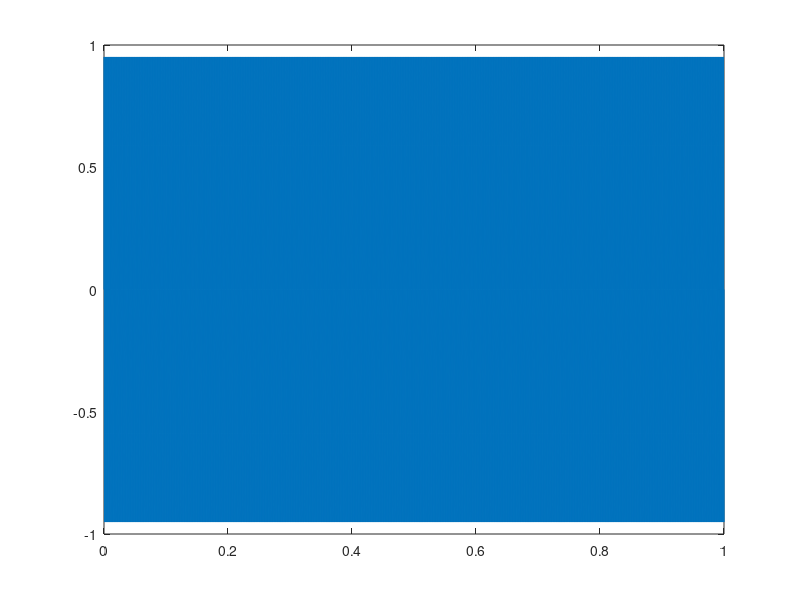
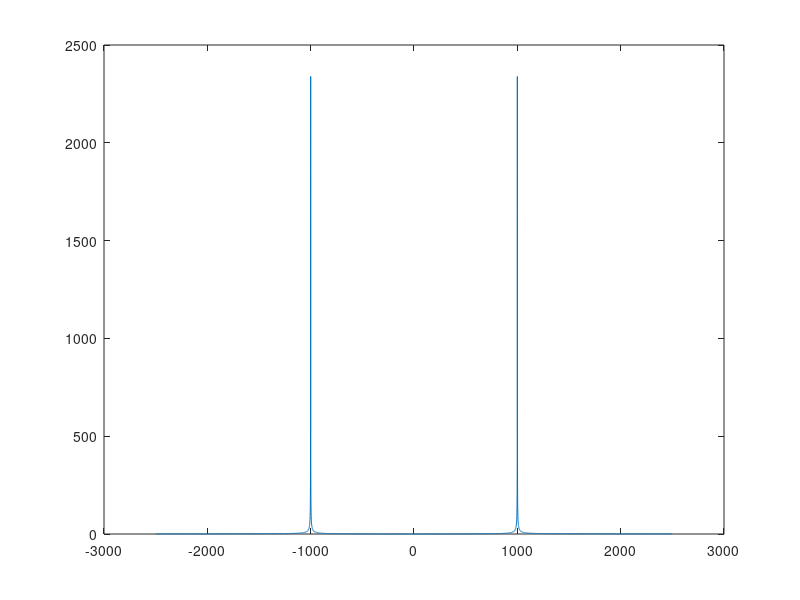
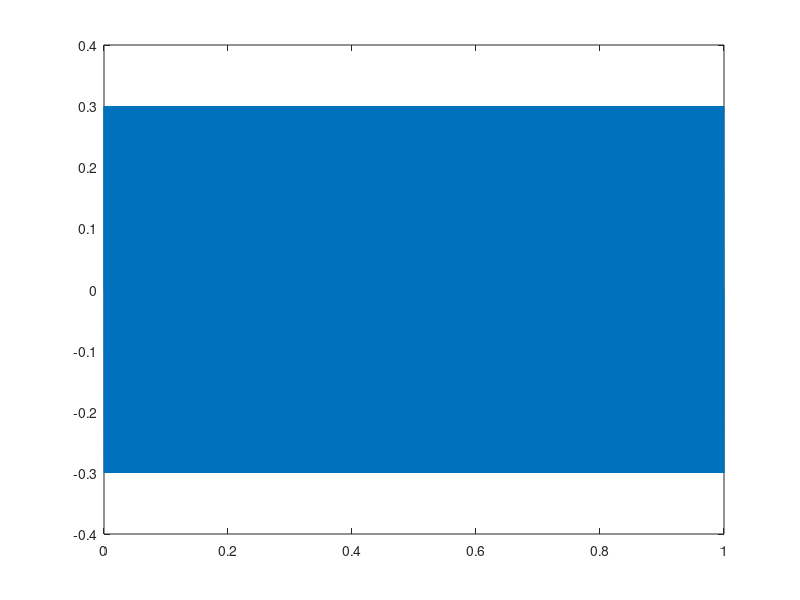
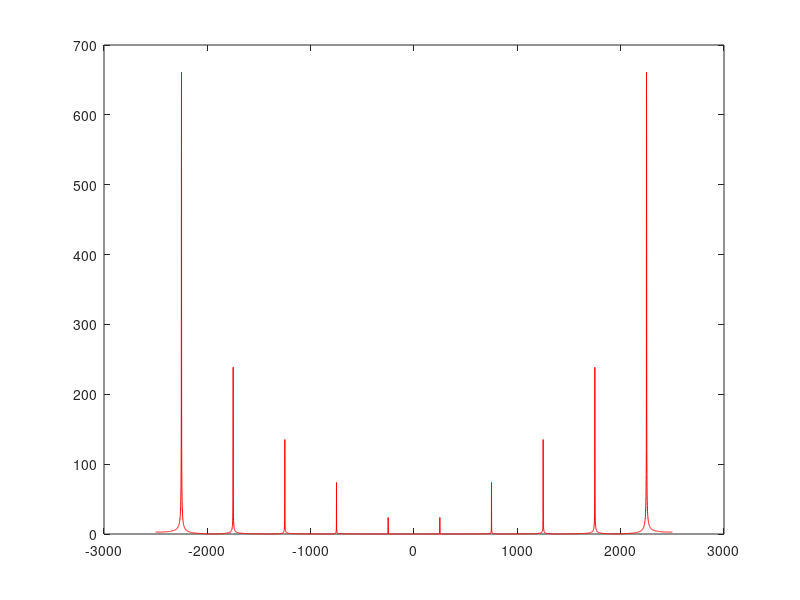

Write MATLAB code to recreate these figures, in order.
%%
clear;
Fs = 5000;
f = 1000;
t = [0:1/5000:1];
y = sin(2*pi*1000*t);
figure(1);plot(t,y);
%%
 figure;
q = fft(y);
Y = fftshift(q);
f_axis = [-2500:5000/5000:2500];
plot(f_axis,abs(Y));
%%
figure;

t = [0:1/5000:1];
y_2 = sin(2*pi*2250*t)+0.0;

y_2(y_2>0.3) = 0.3;
y_2(y_2<-0.3) = -0.3;
   
 plot(t,y_2);
  
 q = fft(y_2);
 Y = fftshift(q);
 f_axis = [-2500:5000/5000:2500];
 figure;
 plot(f_axis,abs(Y),'r-');
  